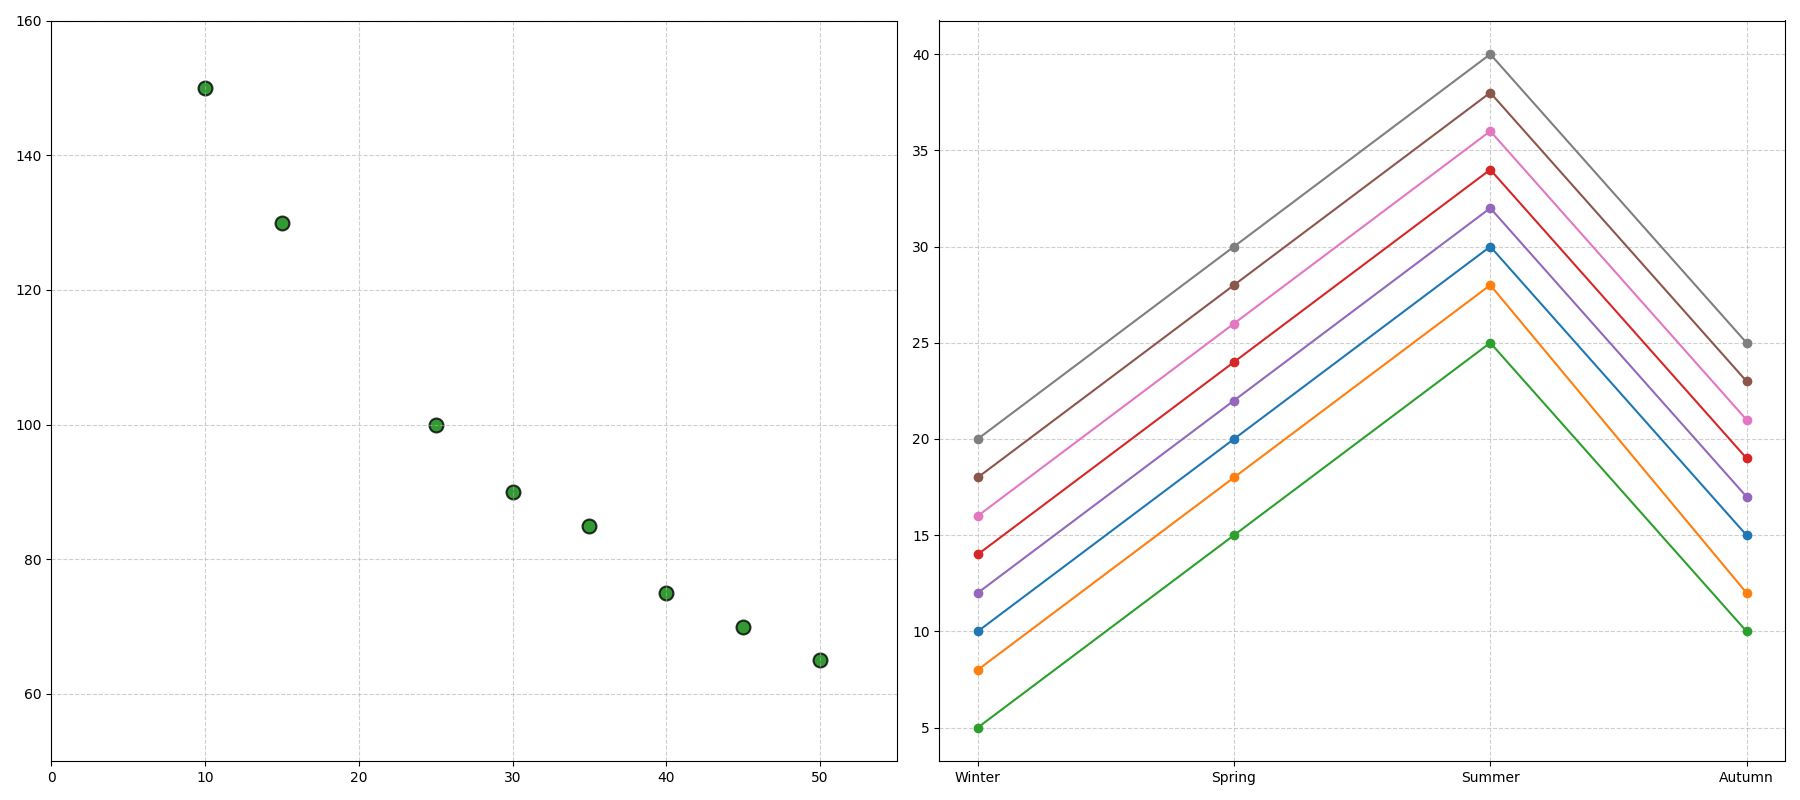

Generate this figure with Python:
import matplotlib.pyplot as plt
import numpy as np

# Altered Data: Cities with respective tree coverage (%) and AQI Levels
cities = ["City A", "City B", "City C", "City D", "City E", "City F", "City G", "City H"]
# Shuffled tree coverage and AQI levels among cities
tree_coverage = np.array([35, 10, 50, 30, 15, 40, 45, 25])
AQI_levels = np.array([85, 150, 65, 90, 130, 75, 70, 100])

# Shuffled quarterly temperature trends for evidence of random alteration
temperature_trends = {
    "City A": [10, 20, 30, 15],  # Was City C's trend
    "City B": [8, 18, 28, 12],   # Same as before to maintain some original order
    "City C": [5, 15, 25, 10],   # Was City A's trend
    "City D": [14, 24, 34, 19],  # Was City E's trend
    "City E": [12, 22, 32, 17],  # Was City D's trend
    "City F": [18, 28, 38, 23],  # Was City G's trend
    "City G": [16, 26, 36, 21],  # Was City F's trend
    "City H": [20, 30, 40, 25]   # Same as before
}

fig, (ax1, ax2) = plt.subplots(1, 2, figsize=(18, 8))

# Scatter plot for tree coverage vs AQI
scatter = ax1.scatter(tree_coverage, AQI_levels, color='green', s=100, alpha=0.8,
                      edgecolors='black', linewidth=1.5)

ax1.grid(True, linestyle='--', alpha=0.6)
ax1.set_xlim(0, 55)
ax1.set_ylim(50, 160)

# Subplot for quarterly temperature trends
for city in cities:
    temperatures = temperature_trends[city]
    quarters = ['Winter', 'Spring', 'Summer', 'Autumn']
    ax2.plot(quarters, temperatures, marker='o')

ax2.grid(True, linestyle='--', alpha=0.6)

plt.tight_layout()

plt.show()
